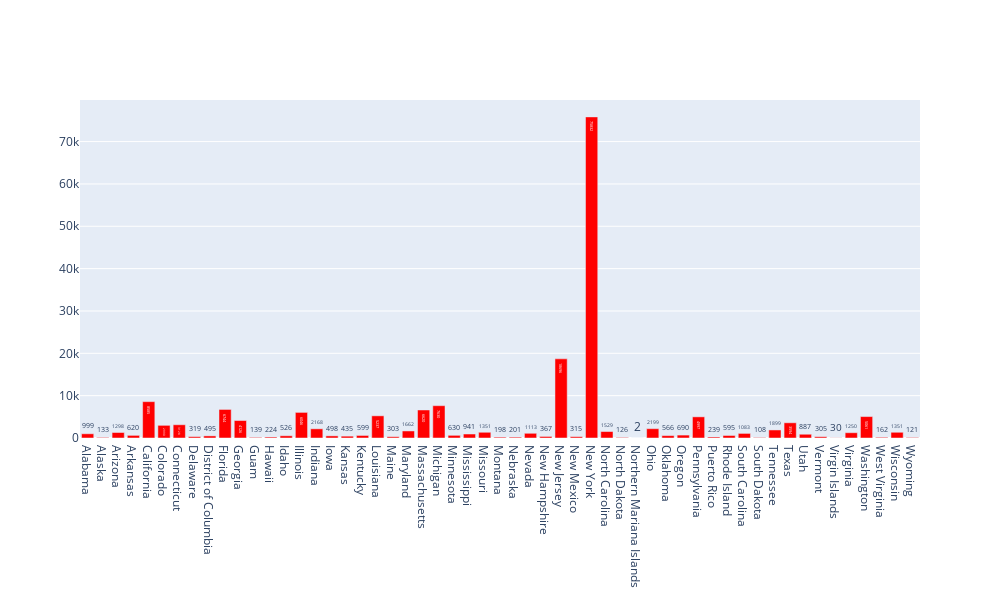

Notebook code for this chart:
### Code cell
# graph 1: interactive bar chart with state totals 

fig = go.Figure(go.Bar(
    x=stateTotLatest.index,
    y=stateTotLatest.cases,
    text=stateTotLatest.cases,
    hovertemplate='%{x}: %{y} <extra></extra>', # sets up what you see when you hover over the figure
    marker_color='red'
),
                layout=
                    {'width':1000, 'height':600} 
                
               )

# have to call figure show
fig.show()

### Figure 1 — Plotly figure (JSON) as saved in the notebook; plotly's stock layout.template omitted (floating-point values rounded to 4 significant figures)
{"data": [{"hovertemplate": "%{x}: %{y} <extra></extra>", "marker": {"color": "red"}, "text": [999, 133, 1298, 620, 8585, 2990, 3128, 319, 495, 6744, 4126, 139, 224, 526, 6046, 2168, 498, 435, 599, 5237, 303, 1662, 6620, 7630, 630, 941, 1351, 198, 201, 1113, 367, 18696, 315, 75832, 1529, 126, 2, 2199, 566, 690, 4997, 239, 595, 1083, 108, 1899, 3594, 887, 305, 30, 1250, 5061, 162, 1351, 121], "type": "bar", "x": ["Alabama", "Alaska", "Arizona", "Arkansas", "California", "Colorado", "Connecticut", "Delaware", "District of Columbia", "Florida", "Georgia", "Guam", "Hawaii", "Idaho", "Illinois", "Indiana", "Iowa", "Kansas", "Kentucky", "Louisiana", "Maine", "Maryland", "Massachusetts", "Michigan", "Minnesota", "Mississippi", "Missouri", "Montana", "Nebraska", "Nevada", "New Hampshire", "New Jersey", "New Mexico", "New York", "North Carolina", "North Dakota", "Northern Mariana Islands", "Ohio", "Oklahoma", "Oregon", "Pennsylvania", "Puerto Rico", "Rhode Island", "South Carolina", "South Dakota", "Tennessee", "Texas", "Utah", "Vermont", "Virgin Islands", "Virginia", "Washington", "West Virginia", "Wisconsin", "Wyoming"], "y": [999, 133, 1298, 620, 8585, 2990, 3128, 319, 495, 6744, 4126, 139, 224, 526, 6046, 2168, 498, 435, 599, 5237, 303, 1662, 6620, 7630, 630, 941, 1351, 198, 201, 1113, 367, 18696, 315, 75832, 1529, 126, 2, 2199, 566, 690, 4997, 239, 595, 1083, 108, 1899, 3594, 887, 305, 30, 1250, 5061, 162, 1351, 121]}], "layout": {"height": 600, "width": 1000, "xaxis": {"autorange": true, "range": [-0.5, 54.5], "type": "category"}, "yaxis": {"autorange": true, "range": [0, 79820.0], "type": "linear"}}}
